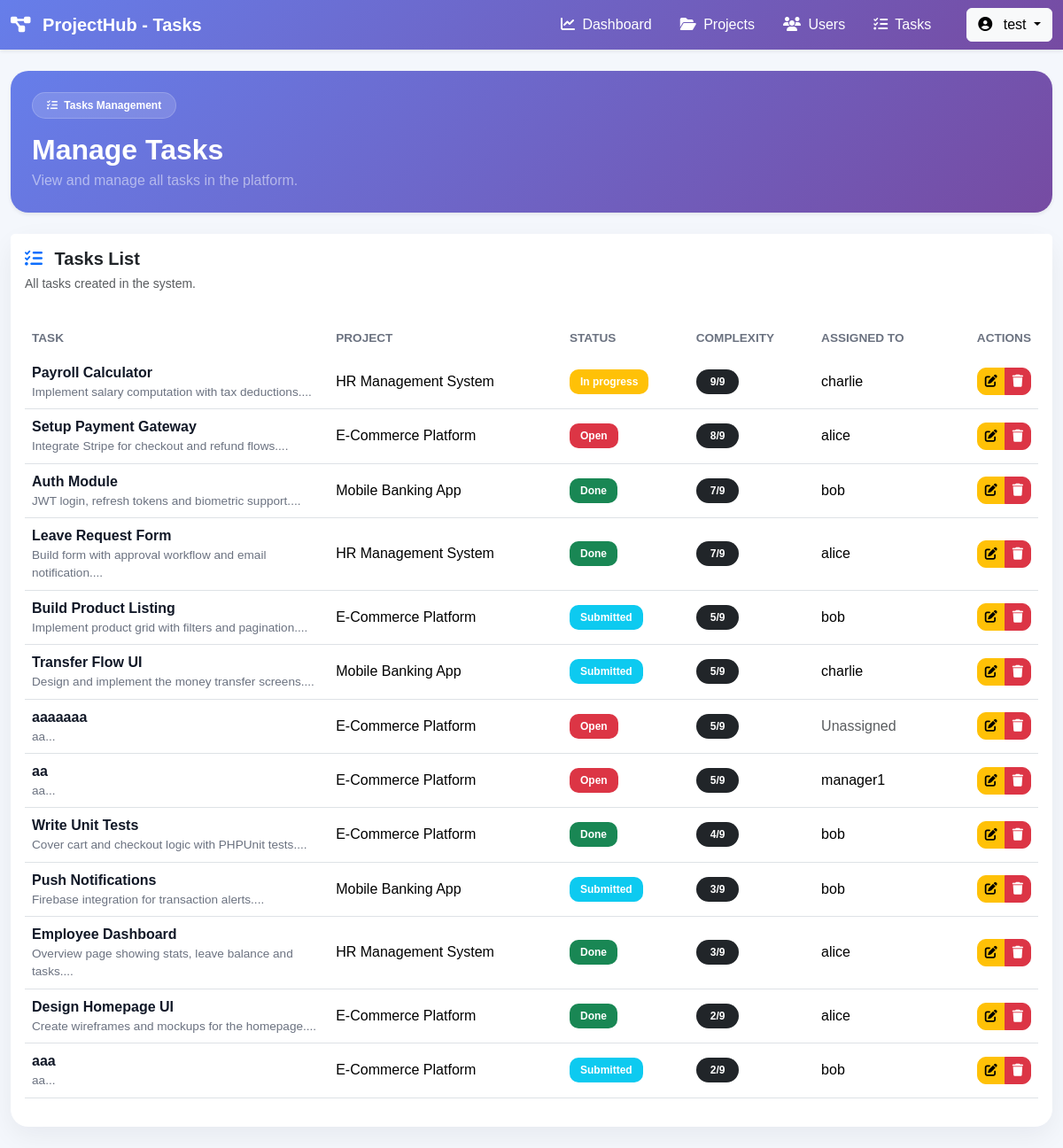
Screenshot of /controllers/taskController.php?action=list (signed in) with the database file from the repository.
### tables this page shows
CREATE TABLE `tasks` (
  `id` int(11) NOT NULL,
  `title` varchar(255) NOT NULL,
  `description` text DEFAULT NULL,
  `status` enum('open','in_progress','submitted','done') DEFAULT 'open',
  `complexity` tinyint(4) NOT NULL CHECK (`complexity` between 1 and 9),
  `project_id` int(11) NOT NULL,
  `assigned_to` int(11) DEFAULT NULL,
  `created_at` timestamp NOT NULL DEFAULT current_timestamp()
);

CREATE TABLE `projects` (
  `id` int(11) NOT NULL,
  `title` varchar(255) NOT NULL,
  `description` text DEFAULT NULL,
  `created_at` timestamp NOT NULL DEFAULT current_timestamp()
);

CREATE TABLE `users` (
  `id` int(11) NOT NULL,
  `username` varchar(100) NOT NULL,
  `email` varchar(150) NOT NULL,
  `password` varchar(255) NOT NULL,
  `role` enum('manager','user','admin') DEFAULT 'user',
  `created_at` timestamp NOT NULL DEFAULT current_timestamp()
);

### models/Task.php (called while the page is built, shortened)
<?php
    class Task{
        private $pdo;
        public function __construct(PDO $pdo) {
            $this->pdo = $pdo;
        }
        public function findAllTasks(){
            $stmt=$this->pdo->prepare("SELECT * FROM tasks ORDER BY complexity DESC ");
            $stmt->execute();
            return $stmt->fetchAll(PDO::FETCH_ASSOC);
        }
    }
?>

### models/Project.php (called while the page is built, shortened)
<?php
    class Project{
        private $pdo;
        public function __construct($pdo){
            $this->pdo=$pdo;
        }
        public function findAllProjects(){
            $stmt= $this->pdo->prepare("SELECT * FROM projects");
            $stmt->execute();
            return $stmt->fetchAll(PDO::FETCH_ASSOC);
        }
    }
?>

### models/User.php (called while the page is built, shortened)
<?php
    class User{
        private $pdo;
        public function __construct($pdo){
            $this->pdo = $pdo;
        }
        public function findAllUsers() {
          $stmt = $this->pdo->query("SELECT id, username, email, role, created_at FROM users ORDER BY created_at DESC");
          return $stmt->fetchAll(PDO::FETCH_ASSOC);
        }
    }
?>

### views/admin/tasks/list.php (the view, shortened to what this page needs)
<!DOCTYPE html>
<html lang="en">
<head>
    <link href="https://cdn.jsdelivr.net/npm/bootstrap@5.3.3/dist/css/bootstrap.min.css" rel="stylesheet">
    <link rel="stylesheet" href="https://cdnjs.cloudflare.com/ajax/libs/font-awesome/6.4.0/css/all.min.css">
</head>
<body>
<nav class="navbar navbar-expand-lg navbar-dark shadow-sm sticky-top">
    <div class="container-fluid">
        <a class="navbar-brand fw-bold" href="#">
            <i class="fas fa-project-diagram me-2"></i>
            ProjectHub - Tasks
        </a>
        <div class="collapse navbar-collapse" id="navbarContent">
            <div class="navbar-nav ms-auto align-items-lg-center">
                <a href="../views/admin/dashboard.php" class="nav-link text-white me-3">
                    <i class="fas fa-chart-line me-1"></i>
                    Dashboard
                </a>
                <a href="projectController.php?action=list"
                    class="nav-link text-white me-3">
                    <i class="fas fa-folder-open me-1"></i>
                    Projects
                </a>
                <a href="userController.php?action=list"
                    class="nav-link text-white me-3">
                    <i class="fas fa-users me-1"></i>
                    Users
                </a>
                <a href="taskController.php?action=list"
                    class="nav-link text-white active me-3">
                    <i class="fas fa-tasks me-1"></i>
                    Tasks
                </a>
                <div class="dropdown ms-lg-3">
                    <button class="btn btn-light dropdown-toggle"
                        data-bs-toggle="dropdown">
                        <i class="fas fa-user-circle me-2"></i>
                        <?php echo htmlspecialchars($_SESSION['user']['username']); ?>
                    </button>
                </div>
            </div>
        </div>
    </div>
</nav>
<div class="container-fluid py-4">
    <div class="page-header p-4 shadow-sm mb-4">
        <div class="d-flex justify-content-between align-items-center flex-wrap gap-3">
            <div>
                <span class="badge project-badge rounded-pill px-3 py-2 mb-3">
                    <i class="fas fa-tasks me-1"></i>
                    Tasks Management
                </span>
                <h2 class="fw-bold mb-1">
                    Manage Tasks
                </h2>
                <p class="mb-0 text-white-50">
                    View and manage all tasks in the platform.
                </p>
            </div>
        </div>
    </div>
    <?php if (empty($tasks)): ?>
        <div class="card soft-card">
            <div class="card-body text-center py-5">
                <i class="fas fa-tasks fa-3x text-muted mb-3"></i>
                <h5>No Tasks Found</h5>
                <p class="text-muted mb-0">
                    There are currently no tasks available.
                </p>
            </div>
        </div>
    <?php else: ?>
        <div class="card soft-card">
            <div class="card-header bg-white border-0 py-3">
                <div>
                    <h5 class="section-title mb-1">
                        <i class="fas fa-list-check text-primary me-2"></i>
                        Tasks List
                    </h5>
                    <small class="text-muted">
                        All tasks created in the system.
                    </small>
                </div>
            </div>
            <div class="card-body">
                <div class="table-responsive">
                    <table class="table align-middle table-hover">
                        <thead>
                            <tr>
                                <th>Task</th>
                                <th>Project</th>
                                <th>Status</th>
                                <th>Complexity</th>
                                <th>Assigned To</th>
                                <th class="text-end">Actions</th>
                            </tr>
                        </thead>
                        <tbody>
                            <?php foreach ($tasks as $task): ?>
                                <tr>
                                    <td width="30%">
                                        <div class="task-title">
                                            <?php echo htmlspecialchars($task['title']); ?>
                                        </div>
                                        <div class="task-desc">
                                            <?php echo htmlspecialchars(substr($task['description'], 0, 70)); ?>...
                                        </div>
                                    </td>
                                    <td>
                                        <?php
                                            $project = null;
                                            foreach ($projects as $p) {
                                                if ($p['id'] == $task['project_id']) {
                                                    $project = $p;
                                                    break;
                                                }
                                            }
                                            echo $project
                                                ? htmlspecialchars($project['title'])
                                                : 'Unknown';
                                        ?>
                                    </td>
                                    <td>
                                        <?php
                                            $statusClass = 'secondary';
                                            switch($task['status']) {
                                                case 'open':
                                                    $statusClass = 'danger';
                                                    break;
                                                case 'in_progress':
                                                    $statusClass = 'warning';
                                                    break;
                                                case 'submitted':
                                                    $statusClass = 'info';
                                                    break;
                                                case 'done':
                                                    $statusClass = 'success';
                                                    break;
                                            }
                                        ?>
                                        <span class="badge bg-<?php echo $statusClass; ?> badge-status">
                                            <?php echo ucfirst(str_replace('_', ' ', $task['status'])); ?>
                                        </span>
                                    </td>
                                    <td>
                                        <span class="badge bg-dark rounded-pill px-3 py-2">
                                            <?php echo $task['complexity']; ?>/9
                                        </span>
                                    </td>
                                    <td>
                                        <?php
                                            if ($task['assigned_to']) {
                                                $assignee = null;
                                                foreach ($users as $u) {
                                                    if ($u['id'] == $task['assigned_to']) {
                                                        $assignee = $u;
                                                        break;
                                                    }
                                                }
                                                echo $assignee
                                                    ? htmlspecialchars($assignee['username'])
                                                    : 'Unknown';
                                            } else {
                                                echo '<span class="text-muted">Unassigned</span>';
                                            }
                                        ?>
                                    </td>
                                    <td class="text-end">
                                        <div class="btn-group">
                                            <?php if ($sessionRole === 'admin' || $sessionRole === 'manager'): ?>
                                                <a href="taskController.php?action=update&id=<?php echo $task['id']; ?>"
                                                    class="btn btn-warning btn-sm btn-action">
                                                    <i class="fas fa-edit"></i>
                                                </a>
                                                <a href="taskController.php?action=delete&id=<?php echo $task['id']; ?>"
                                                    class="btn btn-danger btn-sm btn-action"
                                                    onclick="return confirm('Are you sure?')">
                                                    <i class="fas fa-trash"></i>
                                                </a>
                                            <?php endif; ?>
                                        </div>
                                    </td>
                                </tr>
                            <?php endforeach; ?>
                        </tbody>
                    </table>
                </div>
            </div>
        </div>
    <?php endif; ?>
</div>
</body>
</html>

### views/admin/tasks/list.php (style rules this page uses)
body { background: #f4f7fc; font-family: Arial, sans-serif; }
.navbar { background: linear-gradient(135deg, #667eea, #764ba2); }
.page-header { background: linear-gradient(135deg, #667eea, #764ba2); border-radius: 20px; color: white; }
.soft-card { border: none; border-radius: 20px; box-shadow: 0 10px 30px rgba(15, 23, 42, 0.06); }
.table thead th { border-bottom: 0; font-size: 0.85rem; text-transform: uppercase; color: #6b7280; }
.badge-status { padding: 8px 12px; border-radius: 10px; font-size: 0.75rem; }
.task-title { font-weight: 600; color: #111827; }
.task-desc { color: #6b7280; font-size: 0.85rem; }
.btn-action { border-radius: 10px; }
.section-title { font-weight: 700; }
.project-badge { background: rgba(255,255,255,0.15); border: 1px solid rgba(255,255,255,0.18); color: white; }

### rows the page displays
tasks: title "Payroll Calculator", description "Implement salary computation with tax deductions.", project.title "HR Management System", status "In progress", complexity "9", assigned_to.username "charlie"
tasks: title "Setup Payment Gateway", description "Integrate Stripe for checkout and refund flows.", project.title "E-Commerce Platform", status "Open", complexity "8", assigned_to.username "alice"
tasks: title "Auth Module", description "JWT login, refresh tokens and biometric support.", project.title "Mobile Banking App", status "Done", complexity "7", assigned_to.username "bob"
tasks: title "Leave Request Form", description "Build form with approval workflow and email notification.", project.title "HR Management System", status "Done", complexity "7", assigned_to.username "alice"
tasks: title "Build Product Listing", description "Implement product grid with filters and pagination.", project.title "E-Commerce Platform", status "Submitted", complexity "5", assigned_to.username "bob"
tasks: title "Transfer Flow UI", description "Design and implement the money transfer screens.", project.title "Mobile Banking App", status "Submitted", complexity "5", assigned_to.username "charlie"
tasks: title "aaaaaaa", description "aa", project.title "E-Commerce Platform", status "Open", complexity "5", shows "Unassigned"
tasks: title "aa", description "aa", project.title "E-Commerce Platform", status "Open", complexity "5", assigned_to.username "manager1"
tasks: title "Write Unit Tests", description "Cover cart and checkout logic with PHPUnit tests.", project.title "E-Commerce Platform", status "Done", complexity "4", assigned_to.username "bob"
tasks: title "Push Notifications", description "Firebase integration for transaction alerts.", project.title "Mobile Banking App", status "Submitted", complexity "3", assigned_to.username "bob"
tasks: title "Employee Dashboard", description "Overview page showing stats, leave balance and tasks.", project.title "HR Management System", status "Done", complexity "3", assigned_to.username "alice"
tasks: title "Design Homepage UI", description "Create wireframes and mockups for the homepage.", project.title "E-Commerce Platform", status "Done", complexity "2", assigned_to.username "alice"
tasks: title "aaa", description "aa", project.title "E-Commerce Platform", status "Submitted", complexity "2", assigned_to.username "bob"

### other values shown
$_SESSION['user']['username'] "test"
